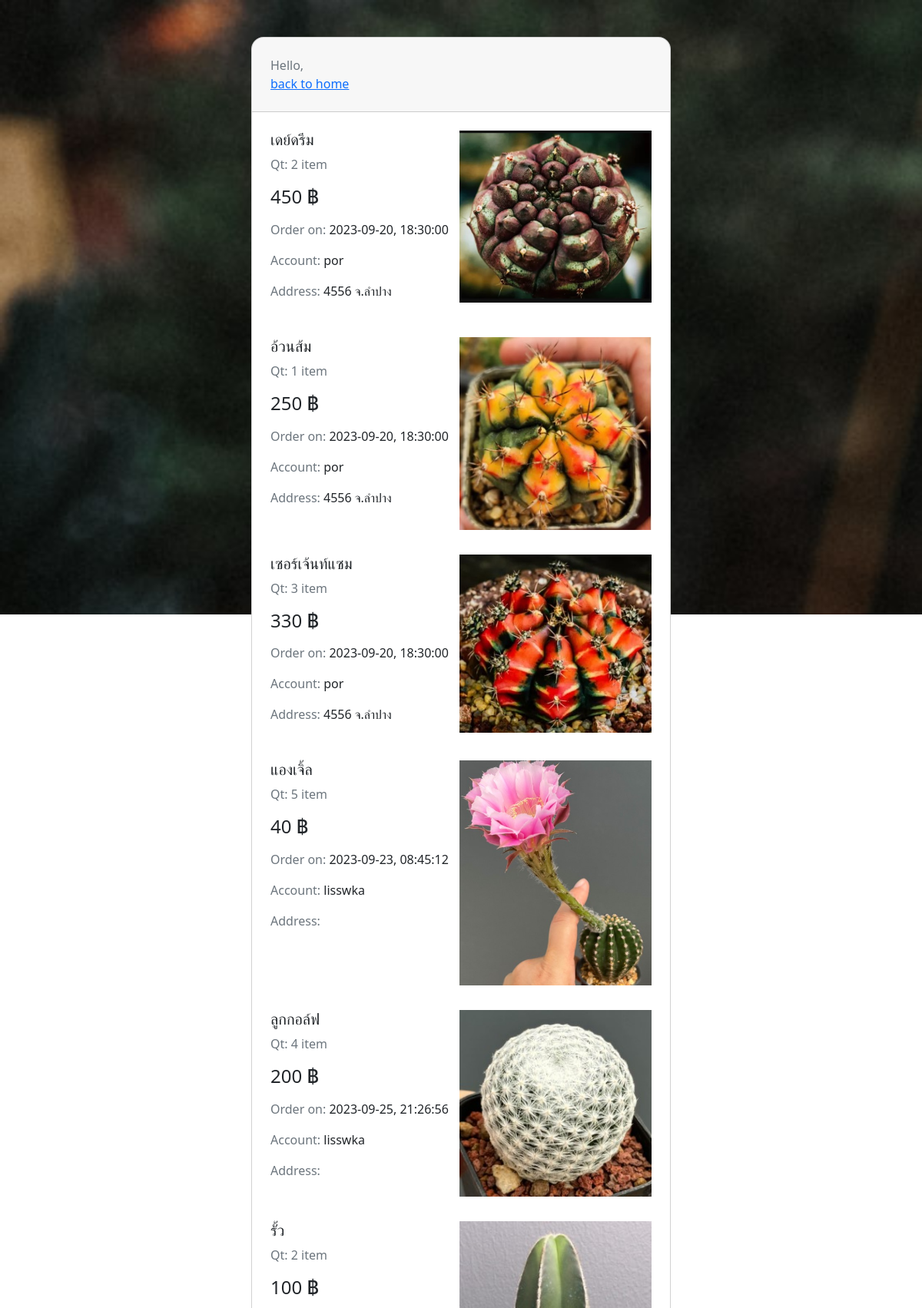
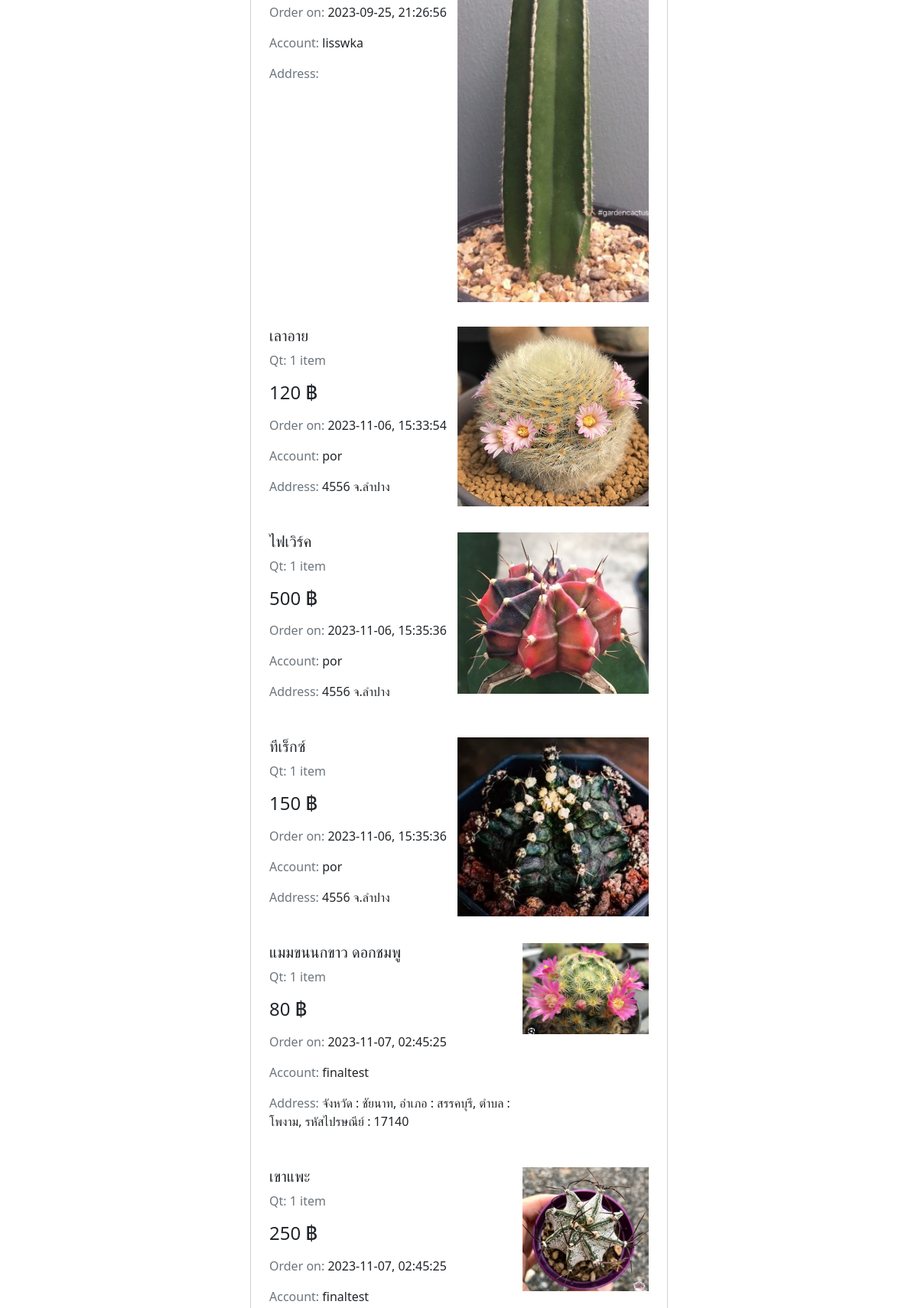
The page /php/pageadmin.php (upper part) on the database its author committed (2 pictures, top to bottom).
### tables this page shows
CREATE TABLE `lists` (
  `list_id` int(11) NOT NULL,
  `order_id` int(11) NOT NULL,
  `product_id` int(11) NOT NULL,
  `order_quatity` int(11) NOT NULL
);

CREATE TABLE `product` (
  `product_id` int(11) NOT NULL,
  `specise_id` int(11) NOT NULL,
  `pname` varchar(20) NOT NULL,
  `pdetail` varchar(255) NOT NULL,
  `price` int(11) NOT NULL,
  `stock_quatity` int(11) NOT NULL
);

CREATE TABLE `orders` (
  `order_id` int(11) NOT NULL,
  `member_id` int(11) NOT NULL,
  `date` date NOT NULL,
  `time` time NOT NULL
);

CREATE TABLE `member` (
  `member_id` int(11) NOT NULL,
  `username` varchar(15) NOT NULL,
  `first_name` varchar(30) NOT NULL,
  `last_name` varchar(30) NOT NULL,
  `email` varchar(30) NOT NULL,
  `password` varchar(10) NOT NULL,
  `address` varchar(255) NOT NULL,
  `tel` varchar(10) NOT NULL,
  `image` varchar(100) NOT NULL
);

### php/pageadmin.php (the view, shortened to what this page needs)
<?php
include 'config.php';
$username= $_SESSION['user_name'];
?>
<!DOCTYPE html>
<html lang="en">
<head>
    <link href ="../css/history.css" rel="stylesheet">
    <link href="https://cdn.jsdelivr.net/npm/bootstrap@5.2.3/dist/css/bootstrap.min.css" rel="stylesheet">
</head>
<body>
<section class="vh-100 gradient-custom-2">
  <div class="container py-5 h-100">
    <div class="row d-flex justify-content-center align-items-center h-100">
      <div class="col-md-10 col-lg-8 col-xl-6">
        <div class="card card-stepper" style="border-radius: 16px;">
          <div class="card-header p-4">
            <div class="d-flex justify-content-between align-items-center">
              <div>
                <p class="text-muted mb-0"> Hello, <span class="fw-bold text-body"><?=$username?></span> </p>
                <a href="./main.php">back to home</a>
              </div>
            </div>
          </div>
          <div class="card-body p-4">
            <?php
                    $sql = "SELECT * FROM lists JOIN orders ON orders.order_id=lists.order_id JOIN product ON product.product_id=lists.product_id JOIN member ON member.member_id=orders.member_id";
                    $rs = $conn->query($sql);
                    while ($row = $rs->fetch_assoc()) {
                        $imageFileName = $row['pname'] . '.jpg';
                        $imagePath = '../image/img_product/' . $imageFileName;
                ?>
            <div class="d-flex flex-row mb-4 pb-2">
              <div class="flex-fill">
                <h5 class="bold"><?=$row['pname']?> </h5>
                <p class="text-muted"> Qt: <?=$row['order_quatity']?>  item</p>
                <h4 class="mb-3"> <?=$row['price']?> ฿ <span class="small text-muted"> </span></h4>
                <p class="text-muted">Order on: <span class="text-body"><?=$row['date']?>, <?=$row['time']?></span></p>
                <p class="text-muted">Account: <span class="text-body"><?=$row['username']?></span></p>
                <p class="text-muted">Address: <span class="text-body"><?=$row['address']?></span></p>
              </div>
              <div>
                <img class="align-self-center img-fluid"
                  src="<?php echo $imagePath; ?>" width="250">
              </div>
            </div>
            <?php } ?>
          </div>
        </div>
      </div>
    </div>
  </div>
</section>
</body>
</html>

### css/history.css (style rules this page uses)
.gradient-custom-2 { background: url(../image/cactusbg.png); background-size: cover; background-repeat: no-repeat; background-attachment: fixed; }
.card-stepper { z-index: 0 }

### rows shown on the page
lists: product.pname "เดย์ดรีม", order_quatity "2", product.price "450", order.date "2023-09-20", order.time "18:30:00", member.username "por", member.address "4556 จ.ลำปาง", product.pname (picture)
lists: product.pname "อ้วนส้ม", order_quatity "1", product.price "250", order.date "2023-09-20", order.time "18:30:00", member.username "por", member.address "4556 จ.ลำปาง", product.pname (picture)
lists: product.pname "เซอร์เจ้นท์แซม", order_quatity "3", product.price "330", order.date "2023-09-20", order.time "18:30:00", member.username "por", member.address "4556 จ.ลำปาง", product.pname (picture)
lists: product.pname "แองเจิ้ล", order_quatity "5", product.price "40", order.date "2023-09-23", order.time "08:45:12", member.username "lisswka", product.pname (picture)
lists: product.pname "ลูกกอล์ฟ", order_quatity "4", product.price "200", order.date "2023-09-25", order.time "21:26:56", member.username "lisswka", product.pname (picture)
lists: product.pname "รั้ว", order_quatity "2", product.price "100", order.date "2023-09-25", order.time "21:26:56", member.username "lisswka", product.pname (picture)
lists: product.pname "เลาอาย", order_quatity "1", product.price "120", order.date "2023-11-06", order.time "15:33:54", member.username "por", member.address "4556 จ.ลำปาง", product.pname (picture)
lists: product.pname "ไฟเวิร์ค", order_quatity "1", product.price "500", order.date "2023-11-06", order.time "15:35:36", member.username "por", member.address "4556 จ.ลำปาง", product.pname (picture)
lists: product.pname "ทีเร็กซ์", order_quatity "1", product.price "150", order.date "2023-11-06", order.time "15:35:36", member.username "por", member.address "4556 จ.ลำปาง", product.pname (picture)
lists: product.pname "แมมขนนกขาว ดอกชมพู", order_quatity "1", product.price "80", order.date "2023-11-07", order.time "02:45:25", member.username "finaltest", member.address "จังหวัด : ชัยนาท, อำเภอ : สรรคบุรี, ตำบล : โพงาม, รหัสไปรษณีย์ : 17140", product.pname (picture)
lists: product.pname "เขาแพะ", order_quatity "1", product.price "250", order.date "2023-11-07", order.time "02:45:25", member.username "finaltest", product.pname (picture)
